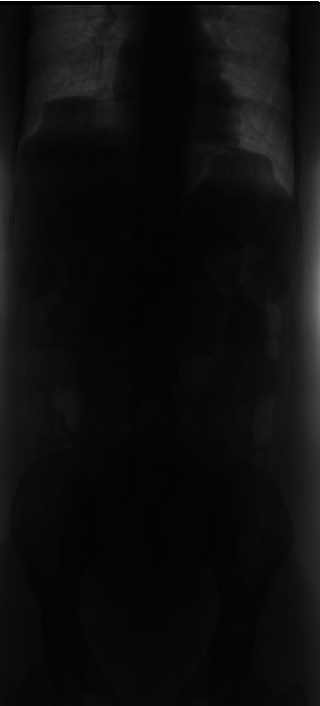
#> input picture HW2/spineXray.tif, 320 x 706 px
$ python 4.py
#> lines starting #> are read from the running program, lines starting #| are printed output that depends on the picture
import cv2
import numpy as np
import matplotlib.pyplot as plt


def showInfo(img, name):
    print(name)
    print(img.shape)
    print(img.dtype)
    print(np.min(img), np.max(img))
    print('')


spine = cv2.imread("spineXray.tif", cv2.IMREAD_GRAYSCALE)
#> spine is the input picture: shape (706, 320); min 0, max 255, mean 13.7
chest = cv2.imread("chest.tif", cv2.IMREAD_ANYDEPTH)
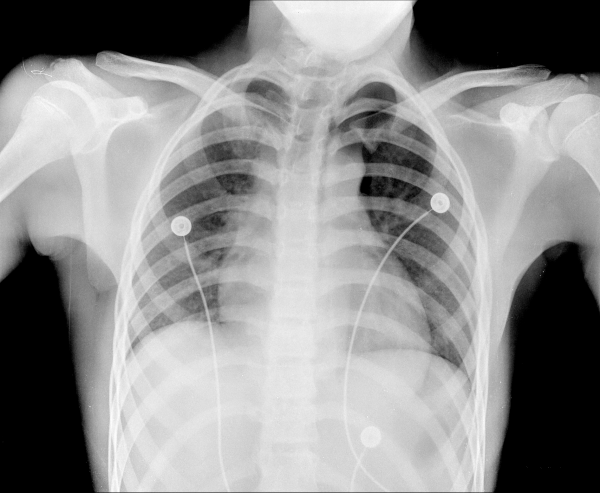
#> input picture HW2/chest.tif, 600 x 493 px
#> chest is the input picture: shape (493, 600) uint16; min 0, max 64991, mean 36445.1

showInfo(spine, 'Spine')
#| (706, 320)
#| uint8
#| 0 255
showInfo(chest, 'Chest')
#| (493, 600)
#| uint16
#| 0 64991


def performCLAHE(img):
    clahe = cv2.createCLAHE(clipLimit = 20)
    final_img = clahe.apply(img)
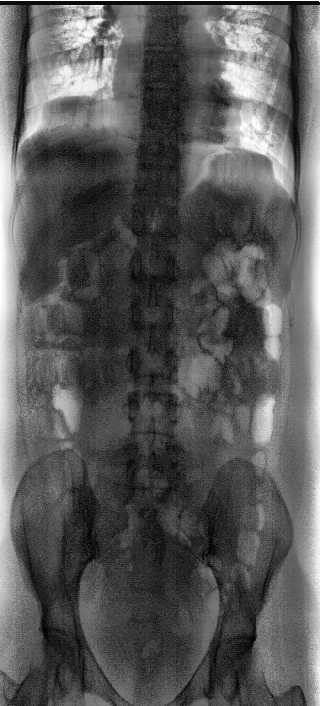
#> final_img: shape (706, 320); min 1, max 255, mean 89.4
    return final_img


def transform(img, bit_depth):
#> called with bit_depth = 8
    ans = np.zeros(img.shape)
    pdf = {}
    new_colors = {}
    for i in range(img.shape[0]):
        for j in range(img.shape[1]):
            try:
                pdf[int(img[i][j])] += 1
            except:
                pdf[int(img[i][j])] = 1
    for i in range(2**bit_depth):
        if i == 0:
            new_colors[0] = pdf[0]
        else:
            if i in pdf:
                new_colors[i] = new_colors[i-1] + pdf[i]
            else:
                new_colors[i] = new_colors[i-1]

    for i in range(img.shape[0]):
        for j in range(img.shape[1]):
            sigma = new_colors[img[i][j]]
            ans[i][j] = (2**bit_depth-1)*sigma/(img.shape[0]*img.shape[1])
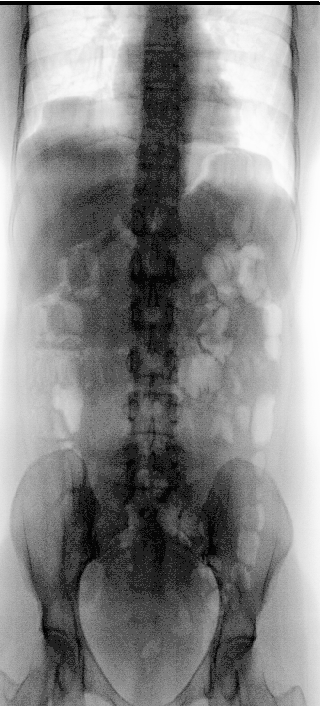
#> ans: shape (706, 320) float64; min 1.44, max 255, mean 134.8

    return ans


clahe_spine = performCLAHE(spine)
hist_spine = transform(spine, 8)

plt.subplot(3,3,1)
plt.title('Original')
plt.imshow(spine, cmap="gray", vmin=0, vmax=255)
plt.axis('off')
plt.tight_layout()

plt.subplot(3,3,2)
plt.title('CLAHE')
plt.imshow(clahe_spine, cmap="gray", vmin=0, vmax=255)
plt.axis('off')
plt.tight_layout()

plt.subplot(3,3,3)
plt.title('Hist equalization')
plt.imshow(hist_spine, cmap="gray", vmin=0, vmax=255)
plt.axis('off')
plt.tight_layout()

plt.subplot(3,3,4)
plt.ylabel('Histogram')
plt.hist(spine.flat, bins=[i for i in range(0, 256, 4)], density=True)
plt.tight_layout()

plt.subplot(3,3,5)
plt.hist(clahe_spine.flat, bins=[i for i in range(0, 256, 4)], density=True)
plt.tight_layout()

plt.subplot(3,3,6)
plt.hist(hist_spine.flat, bins=[i for i in range(0, 256, 4)], density=True)
plt.tight_layout()

plt.subplot(3,3,7)
plt.ylabel('Cumulative')
plt.hist(spine.flat, bins=[i for i in range(
    0, 256, 4)], density=True, cumulative=True)
plt.tight_layout()

plt.subplot(3,3,8)
plt.hist(clahe_spine.flat, bins=[i for i in range(
    0, 256, 4)], density=True, cumulative=True)
plt.tight_layout()

plt.subplot(3,3,9)
plt.hist(hist_spine.flat, bins=[i for i in range(
    0, 256, 4)], density=True, cumulative=True)
plt.tight_layout()
plt.savefig('./res_q4_spine',cmap="gray")
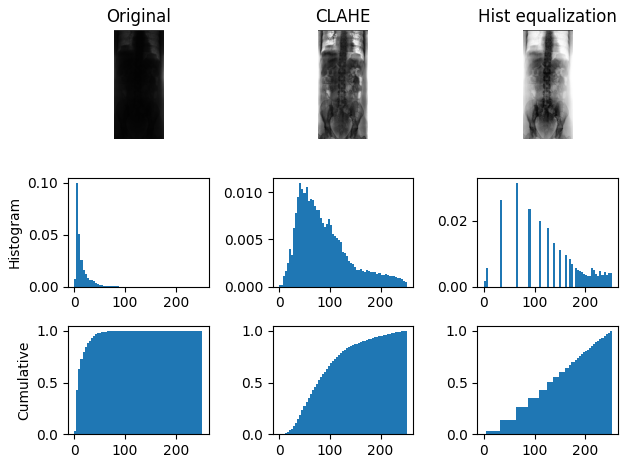
#> figure drawn by matplotlib, 9 panels; panel 4: tallest bar 0.0995 high, from x = 4 to 8; panel 5: tallest bar 0.011 high, from x = 40 to 44; panel 6: tallest bar 0.0313 high, from x = 64 to 68; panel 8: tallest bar 1 high, from x = 248 to 252
plt.show()


clahe_chest = performCLAHE(chest)
#> in performCLAHE (call 2), `final_img = clahe.apply(img)`:
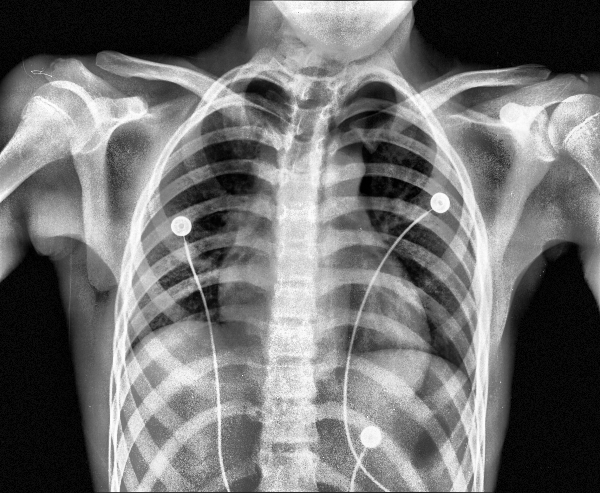
#> final_img: shape (493, 600) uint16; min 20, max 65535, mean 29274.9; drawn with min black and max white
hist_chest = transform(chest, 16)
#> call 2 of transform, with bit_depth = 16
#> after the loop in transform (call 2), `for i in range(img.shape[0]):`:
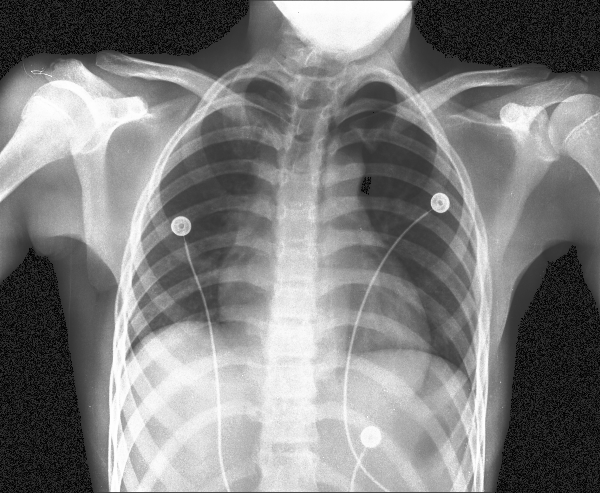
#> ans: shape (493, 600) float64; min 56.05, max 65535, mean 32773.6; drawn with min black and max white

plt.subplot(3,3,1)
plt.title("Original")
plt.imshow(chest, cmap="gray")
plt.axis('off')

plt.subplot(3,3,2)
plt.title('CLAHE')
plt.imshow(clahe_chest, cmap="gray")
plt.axis('off')

plt.subplot(3,3,3)
plt.title('Hist equalization')
plt.imshow(hist_chest, cmap="gray")
plt.axis('off')

plt.subplot(3,3,4)
plt.ylabel('Histogram')
plt.hist(chest.flat, bins=[i for i in range(0, 2**16, 1024)], density=True)
plt.tight_layout()

plt.subplot(3,3,5)
plt.hist(clahe_chest.flat, bins=[i for i in range(0, 2**16, 1024)], density=True)
plt.tight_layout()

plt.subplot(3,3,6)
plt.hist(hist_chest.flat, bins=[i for i in range(0, 2**16, 1024)], density=True)
plt.tight_layout()

plt.subplot(3,3,7)
plt.ylabel('Cumulative')
plt.hist(chest.flat, bins=[i for i in range(
    0, 2**16, 1024)], density=True, cumulative=True)
plt.tight_layout()

plt.subplot(3,3,8)
plt.hist(clahe_chest.flat, bins=[i for i in range(
    0, 2**16, 1024)], density=True, cumulative=True)
plt.tight_layout()

plt.subplot(3,3,9)
plt.hist(hist_chest.flat, bins=[i for i in range(
    0, 2**16, 1024)], density=True, cumulative=True)
plt.tight_layout()
plt.savefig('./res_q4_chest',cmap="gray")
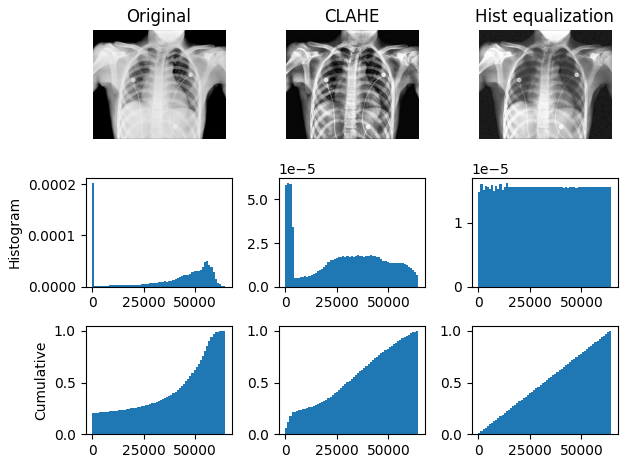
#> figure drawn by matplotlib, 9 panels; panel 4: tallest bar 0.000202 high, from x = 0 to 1024; panel 5: tallest bar 5.93e-05 high, from x = 1024 to 2048; panel 6: tallest bar 1.62e-05 high, from x = 13312 to 14336; panel 7: tallest bar 1 high, from x = 63488 to 64512
plt.show()
